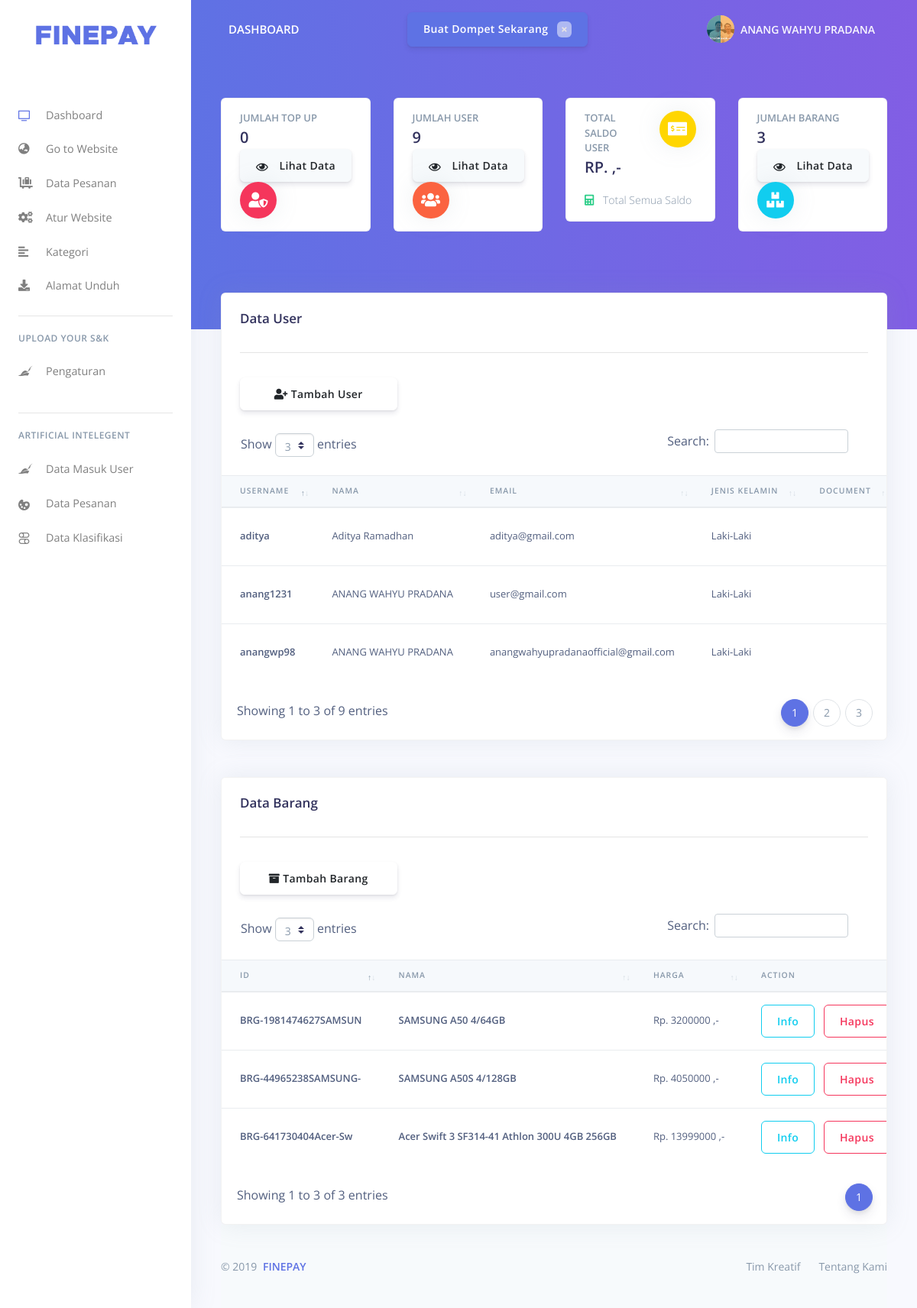
The page /dashboard/admin/ (signed in) on the database its author committed.
### tables this page shows
CREATE TABLE `profil_img` (
  `id_profil` varchar(15) NOT NULL,
  `id_user` varchar(20) NOT NULL,
  `status` varchar(100) NOT NULL
);

CREATE TABLE `users` (
  `id` varchar(15) NOT NULL,
  `username` varchar(50) NOT NULL,
  `nama` varchar(50) NOT NULL,
  `email` varchar(100) NOT NULL,
  `password` varchar(100) NOT NULL,
  `tglLahir` date DEFAULT NULL,
  `jk` enum('L','P','','') NOT NULL,
  `angkatan` year(4) NOT NULL,
  `alamat` text DEFAULT NULL,
  `nomorTelp` varchar(12) DEFAULT NULL,
  `level` varchar(50) NOT NULL
);

CREATE TABLE `barang` (
  `id_barang` varchar(20) NOT NULL,
  `nama_barang` varchar(50) NOT NULL,
  `harga` decimal(10,0) NOT NULL
);

### dashboard/admin/data-user.php (the view, shortened to what this page needs)
<div class="container-fluid mt--7">
      <div class="row mt-5">
        <div class="col-xl-12 mb-5 mb-xl-0">
          <div class="card shadow">
            <div class="card-header border-0">
              <div class="row align-items-center">
                <div class="col">
                  <h3 class="mb-0">Data User</h3>
                  <hr>
                  <button type="button" class="col-lg-3 btn btn-block btn-white" data-toggle="modal" data-target="#modal-form"><i class="fas fa-user-plus"></i> Tambah User</button>
                  </div>
                </div>
              </div>
              <div class="table-responsive">
            <?php
            $data_admin = "SELECT users.id, users.username, users.nama, users.email, users.password, DATE_FORMAT(users.tglLahir, '%M %d %Y') as tglLahir, users.jk, users.alamat, users.angkatan, users.nomorTelp, users.level, personal_identity.id_personal_identity, personal_identity.id_user, personal_identity.ktp, personal_identity.ktm FROM users LEFT JOIN personal_identity ON users.id = personal_identity.id_user WHERE users.level='user'";
            $hasil_admin = mysqli_query($koneksi, $data_admin);
            $total_record_admin = mysqli_num_rows($hasil_admin);
            ?>
              <table id="tabel-data-user" class="table align-items-center">
                <thead class="thead-light">
                  <tr>
                    <th scope="col">Username</th>
                    <th scope="col">Nama</th>
                    <th scope="col">Email</th>
                    <th scope="col">Jenis Kelamin</th>
                    <th scope="col">Document</th>
                  </tr>
                </thead>
                <tbody>
                <?php
            if (($total_record_admin) > 0) {
              while($row = mysqli_fetch_assoc($hasil_admin)) {
                if($row["jk"]=='L') {
                  $showJK = 'Laki-Laki';
                } else if($row["jk"] == 'P') {
                  $showJK = 'Perempuan';
                } else {
                  $showJK = 'Tidak Terdefinisikan';
                }
                    if($row['ktp'] == true) {
                      $showKTP = $row['ktp'];
                      $linkKTP = "../assets/img/datadiri/".$showKTP;
                      $tampilrowKTP = "
                        <a href='".$linkKTP."' class='avatar avatar-sm' data-toggle='tooltip' target='_blank'>
                          <img  src='../assets/img/datadiri/".$showKTP."' class='rounded-circle'>
                        </a>";
                    } else {
                      $tampilrowKTP = "";
                    }
                    if($row['ktm'] == true) {
                      $showKTM = $row['ktm'];
                      $linkKTM = "../assets/img/datadiri/".$showKTM;
                      $tampilrowKTM = "
                        <a href='".$linkKTM."' class='avatar avatar-sm' data-toggle='tooltip' target='_blank'>
                          <img  src='../assets/img/datadiri/".$showKTM."' class='rounded-circle'>
                        </a>";
                    } else {
                      $tampilrowKTM = "";
                    }
                  echo "<tr>
                    <th scope='row'>" . $row["username"]. "</th>
                    <td>" . $row["nama"]."</td>
                    <td>".$row["email"]."</td>
                    <td>".$showJK."</td>
                    <td>
                    <div class='avatar-group'>
                      ".$tampilrowKTP.$tampilrowKTM."
                    </div>
                    </td>
                    <td scope='row'>
                      <button type='button' class='btn btn-outline-info' data-toggle='modal' data-target='#modal-notification". $row["id"] . "'>Info</button>
                      <button type='button' class='btn btn-outline-danger' data-toggle='modal' data-target='#modal-hapus". $row["id"] . "'>Hapus</button>
                    </td>
                  </tr>"; ?>
                    </div>
                  </div>
                      </div>
                    </div>
                  </div>
        <?php };
            } else {
              echo "<div class='alert alert-warning text-center' role='alert>
              <span class='alert-inner--icon><strong>Warning!</strong> Tidak ada data ditemukan</span>
              </div>";
            }
                ?>

### dashboard/admin/dropdown-foto-profil-admin.php
 <?php
$id_user_admin = $_SESSION['id'];
   $sqlImg = "SELECT * FROM profil_img WHERE id_user='$id_user_admin'";
   $resultImg = mysqli_query($koneksi, $sqlImg);
   while ($rowimg = mysqli_fetch_assoc($resultImg)) {
     echo "<span class='avatar avatar-sm rounded-circle'>";
       if ( $rowimg['status'] > 0) {
         echo "<img src='../assets/img/theme/".$rowimg['status']."' class='rounded-circle'>";
       } else {
         echo "BELUM ADA FOTO";
       }
     echo "</span>";
   }
   ?>

### dashboard/admin/data-barang.php (shortened to what this page needs)
<div class="row mt-5">
  <div class="col-xl-12 mb-5 mb-xl-0">
    <div class="card shadow">
      <div class="card-header border-0">
        <div class="row align-items-center">
          <div class="col">
            <h3 class="mb-0">Data Barang</h3>
            <hr>
            <button type="button" class="col-lg-3 btn btn-block btn-white" data-toggle="modal" data-target="#modal-input-barang"><i class="fas fa-archive"></i> Tambah Barang</button>
            </div>
          </div>
        </div>
        <div class="table-responsive">
      <?php
          $query_view_barang = "SELECT * FROM barang";
          $sql_view_barang= mysqli_query($koneksi, $query_view_barang );
          $view_barang = mysqli_num_rows($sql_view_barang);
      ?>
        <table id="tabel-data-barang" class="table align-items-center">
          <thead class="thead-light">
            <tr>
              <th scope="col">ID</th>
              <th scope="col">Nama</th>
              <th scope="col">Harga</th>
              <th scope="col">Action</th>
            </tr>
          </thead>
          <tbody>
          <?php
          if (($view_barang) > 0) {
              while($vi_barang = mysqli_fetch_assoc($sql_view_barang)) {
              echo "<tr> <th scope='row'>" . $vi_barang["id_barang"]."</th>
                  <th scope='row'>" . $vi_barang["nama_barang"]. "</th>
                  <td>Rp. " . $vi_barang["harga"]." ,-</td>
                  <td scope='row'>
                  <button type='button' class='btn btn-outline-info' data-toggle='modal' data-target='#modal-notification". $vi_barang["id_barang"] . "'>Info</button>
                  <button type='button' class='btn btn-outline-danger' data-toggle='modal' data-target='#modal-hapus". $vi_barang["id_barang"] . "'>Hapus</button>
                  </td>
              </tr>"; ?>
              </div>
            </div>
  <?php };
      } else {
        echo "<div class='alert alert-warning text-center' role='alert>
        <span class='alert-inner--icon><strong>Warning!</strong> Tidak ada data ditemukan</span>
        </div>";
      }
          ?>

### rows shown on the page
profil_img: status (picture)
users: username "aditya", nama "Aditya Ramadhan", email "aditya@gmail.com", jk "Laki-Laki"
users: username "anang1231", nama "ANANG WAHYU PRADANA", email "user@gmail.com", jk "Laki-Laki"
users: username "anangwp98", nama "ANANG WAHYU PRADANA", email "anangwahyupradanaofficial@gmail.com", jk "Laki-Laki"
barang: id_barang "BRG-1981474627SAMSUN", nama_barang "SAMSUNG A50 4/64GB", harga "3200000"
barang: id_barang "BRG-44965238SAMSUNG-", nama_barang "SAMSUNG A50S 4/128GB", harga "4050000"
barang: id_barang "BRG-641730404Acer-Sw", nama_barang "Acer Swift 3 SF314-41 Athlon 300U 4GB 256GB", harga "13999000"

### other values the page prints
$_SESSION['nama'] "ANANG WAHYU PRADANA"
$hasil_jml_topup "0"
$hasil_jml_user "9"
$hasil_jml_barang "3"
